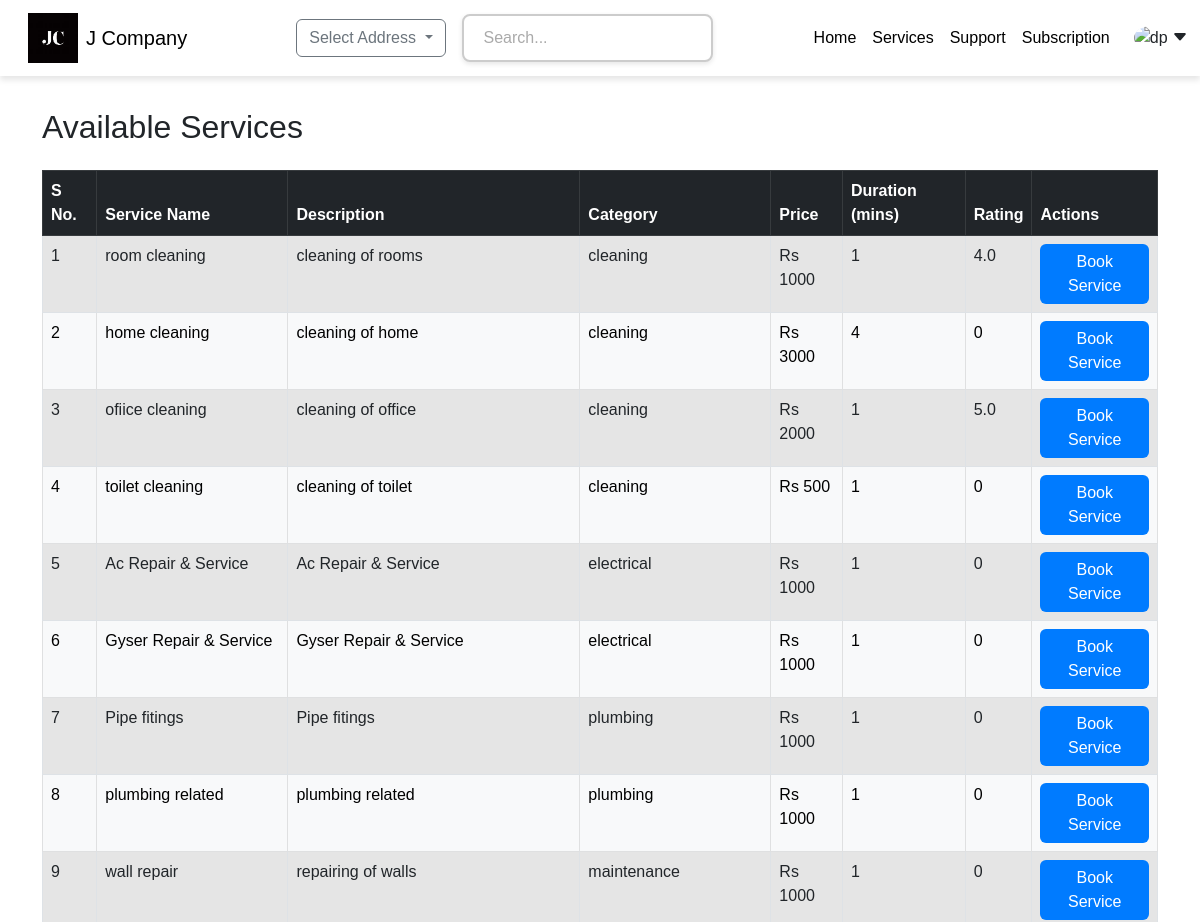
Page /viewservice (signed in, upper part) on the earlier database version.
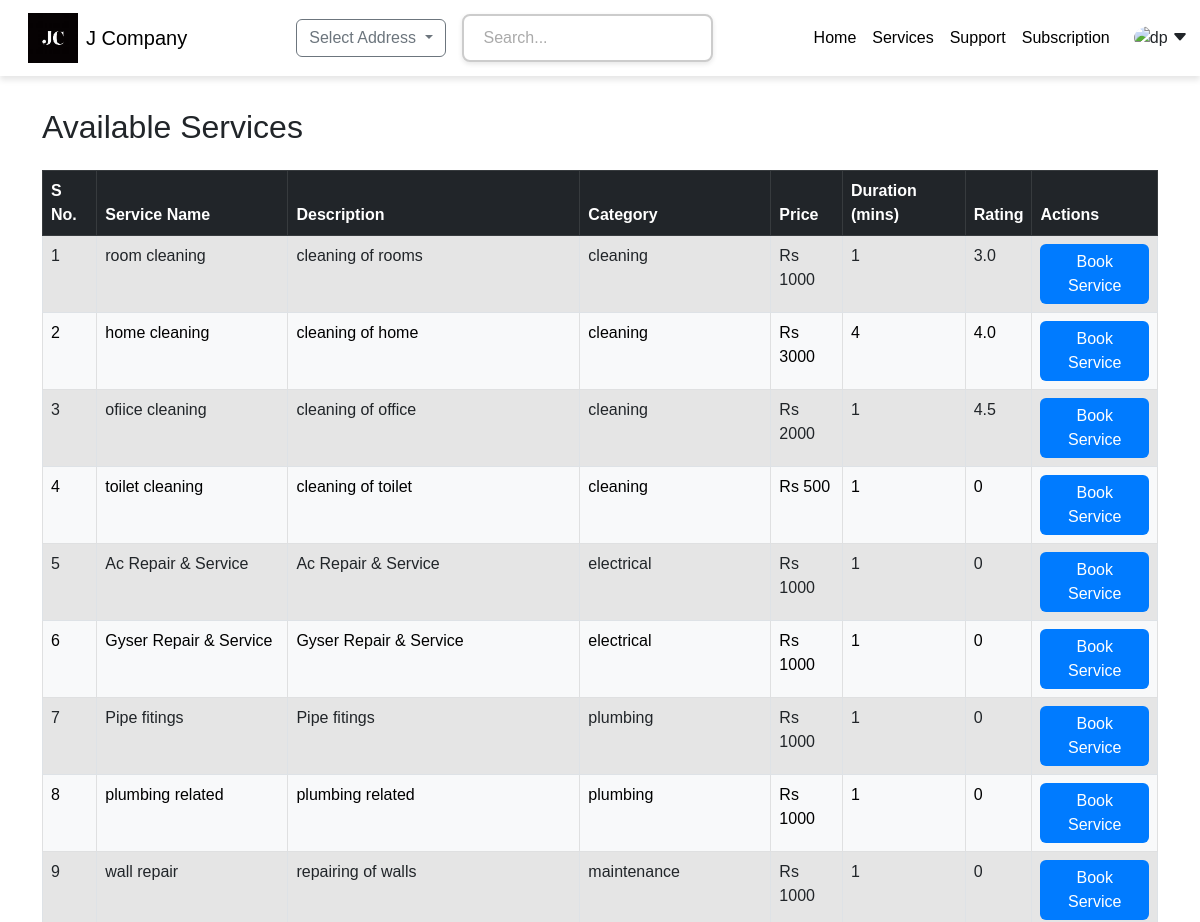
Same page on the later database version.
### app.py (models this page shows)
class Services(db.Model):
    __tablename__   = "Services"
    id              = db.Column(db.Integer, primary_key=True , autoincrement=True)
    name            = db.Column(db.String(), nullable=False)
    description     = db.Column(db.String(), nullable=False)
    category_id     = db.Column(db.Integer, db.ForeignKey("ServiceCategory.id"), nullable=False)
    price           = db.Column(db.Integer, nullable=False)
    duration        = db.Column(db.Integer, nullable=False)
    rated_services  = db.Column(db.Integer, default=0 )
    rating_sum      = db.Column(db.Integer, default=0 )
    status          = db.Column(db.Boolean, default =True ) # service_status = active/inactive
    created_at      = db.Column(db.Date,default = datetime.utcnow)
    updated_at      = db.Column(db.Date,default = datetime.utcnow )

class  ServiceCategory(db.Model):
    __tablename__   = "ServiceCategory"
    id              = db.Column(db.Integer, primary_key=True,  autoincrement=True)
    name            = db.Column(db.String(), nullable=False)  # category name
    services        = db.relationship("Services" ,  backref="category"  ,lazy=True, cascade="all,delete" )
    created_at      = db.Column(db.Date ,default = datetime.utcnow )

### app.py (the view)
@app.route("/viewservice" ,methods=["GET","POST"])
def view_service():
    services = Services.query.all()
    return render_template('view_service.html', services=services)

### templates/view_service.html (shortened to what this page needs)
{%extends "base2.html"%}
{%block content%}
<div class="container mt-5">
    <h2 class="mb-4">Available Services</h2>
        {% if services %}
        <table class="table table-bordered table-bordered table-hover">
            <thead class="table-dark">
                <tr>
                    <th>S No.</th>
                    <th>Service Name</th>
                    <th>Description</th>
                    <th>Category</th>
                    <th>Price</th>
                    <th>Duration (mins)</th>
                    <th>Rating</th>
                    <th>Actions</th>
                </tr>
            </thead>
            <tbody>
                {% set counter = 1 %}
                {% for service in services %}
                    {% if service.status %}
                    <tr class="{% if loop.index % 2 == 0 %}table-light {% else %}table-active{% endif %}">
                            <td>{{loop.index}}</td>
                            <td>{{ service.name }}</td>
                            <td>{{ service.description }}</td>
                            <td>{{ service.category.name }}</td>
                            <td>Rs {{ service.price }}</td>
                            <td>{{ service.duration }}</td>
                            <td>{%if service.rating_sum != 0 and service.rated_services!=0 %}
                                {{ service.rating_sum/service.rated_services }}
                               {%else%}
                               0
                               {%endif%}
                            </td>
                            <td>
                                <button type="button" class="btn btn-primary" data-bs-toggle="modal" data-bs-target="#bookingModal{{ service.id }}">
                                    Book Service
                                </button>
                            </td>
                        </tr>
                    {% endif %}
                {% endfor %}
            </tbody>
        </table>
    {% else %}
        <p>No active services available at the moment.</p>
    {% endif %}
</div>
{%endblock%}

Differences in the rows shown:
changed Services "room cleaning": service.rating_sum/service.rated_services "4.0" → "3.0"
changed Services "home cleaning": service.rating_sum/service.rated_services (not shown) → "4.0"; no longer shows "0"
changed Services "ofiice cleaning": service.rating_sum/service.rated_services "5.0" → "4.5"
